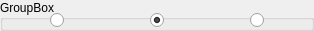
  <widget class="QGroupBox" name="metapaths_stepsMLTREEMAP_CALCULATION">
   <property name="enabled">
    <bool>true</bool>
   </property>
   <property name="geometry">
    <rect>
     <x>310</x>
     <y>640</y>
     <width>314</width>
     <height>31</height>
    </rect>
   </property>
   <property name="toolTip">
    <string>&lt;html&gt;&lt;head/&gt;&lt;body&gt;&lt;p align=&quot;justify&quot;&gt;&lt;span style=&quot; font-family:'arial'; font-size:12pt; color:#090102;&quot;&gt;MLTreeMap step searches for a set of 40 universally present COGs as marker genes and taxonomically identifies some sequences as coming from some taxons in the Tree of Life.&lt;/span&gt;&lt;/p&gt;&lt;/body&gt;&lt;/html&gt;</string>
   </property>
   <property name="title">
    <string>GroupBox</string>
   </property>
   <property name="flat">
    <bool>true</bool>
   </property>
   <widget class="QRadioButton" name="mltreemap_calculationYES">
    <property name="enabled">
     <bool>true</bool>
    </property>
    <property name="geometry">
     <rect>
      <x>50</x>
      <y>0</y>
      <width>51</width>
      <height>41</height>
     </rect>
    </property>
    <property name="text">
     <string/>
    </property>
    <property name="checkable">
     <bool>true</bool>
    </property>
   </widget>
   <widget class="QRadioButton" name="mltreemap_calculationSKIP">
    <property name="enabled">
     <bool>true</bool>
    </property>
    <property name="geometry">
     <rect>
      <x>150</x>
      <y>0</y>
      <width>51</width>
      <height>41</height>
     </rect>
    </property>
    <property name="toolTip">
     <string/>
    </property>
    <property name="text">
     <string/>
    </property>
    <property name="checkable">
     <bool>true</bool>
    </property>
    <property name="checked">
     <bool>true</bool>
    </property>
   </widget>
   <widget class="QRadioButton" name="mltreemap_calculationREDO">
    <property name="enabled">
     <bool>true</bool>
    </property>
    <property name="geometry">
     <rect>
      <x>250</x>
      <y>0</y>
      <width>51</width>
      <height>41</height>
     </rect>
    </property>
    <property name="text">
     <string/>
    </property>
    <property name="checkable">
     <bool>true</bool>
    </property>
   </widget>
  </widget>
